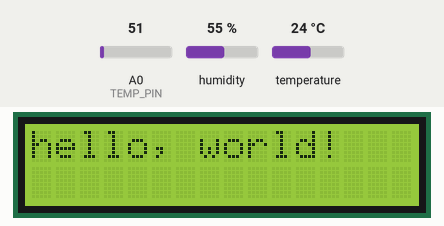
A sketch run on a simulated Arduino Uno, built with avr-gcc and run on an emulated ATmega328P. Shown: 16×2 character LCD. Inputs (shaded band) come from the test bench; at power-on: A0 (TEMP_PIN) = 51, humidity 55 %, temperature 24 °C. What the sketch prints to the serial monitor is not drawn.

Above: at 0.1 s.
At 2.2 s:
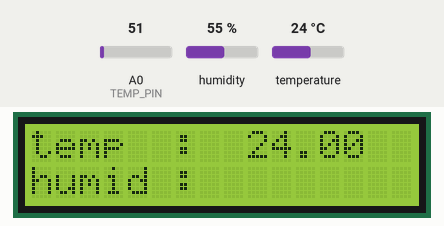
At 17.3 s:
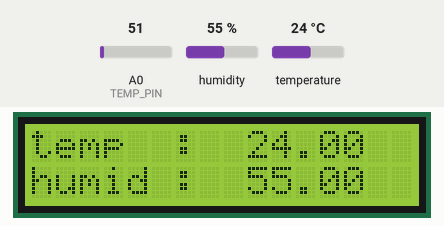

The sketch:

Queue.ino
```cpp
// (licence header left out)
#include <Arduino_FreeRTOS.h>
// include the library code:
#include <LiquidCrystal.h>
#include <DHT.h>

// initialize the library by associating any needed LCD interface pin
// with the arduino pin number it is connected to
const int rs = 8, en = 9, d4 = 4, d5 = 5, d6 = 6, d7 = 7;
LiquidCrystal lcd(rs, en, d4, d5, d6, d7);

#define TEMP_PIN    A0
#define DHTPIN    A1 // Analog Pin sensor is connected to

// Uncomment whatever type you're using!
#define DHTTYPE DHT11   // DHT 11
//#define DHTTYPE DHT22   // DHT 22  (AM2302)
//#define DHTTYPE DHT21   // DHT 21 (AM2301)

// Connect pin 1 (on the left) of the sensor to +5V
// Connect pin 2 of the sensor to whatever your DHTPIN is
// Connect pin 4 (on the right) of the sensor to GROUND
// Connect a 10K resistor from pin 2 (data) to pin 1 (power) of the sensor

DHT dht(DHTPIN, DHTTYPE);

TaskHandle_t LCDDisplay_TaskHandle;
TaskHandle_t TempSenor_TaskHandle;
TaskHandle_t HumiditySensor_TaskHandle;

SemaphoreHandle_t binSemaphore_A = NULL;

#define printMsg(taskhandle,str)  {\
        Serial.print(F("Priority "));\
        Serial.print(uxTaskPriorityGet(taskhandle));\
        Serial.print(F(" : "));\
        Serial.println(F(str));\
}

struct AMessage
 {
    char ucMessageID;
    float ucData;
 } xMessage;

// char ucMessageID;
QueueHandle_t xQueue;


void setup()
{

    dht.begin();
    // set up the LCD's number of columns and rows:
    lcd.begin(16, 2);
    // Print a message to the LCD.
    lcd.print("hello, world!");

    delay(2000);
    lcd.clear();
    lcd.setCursor(0, 0);
    lcd.print("temp  : ");
    lcd.setCursor(0, 1);
    lcd.print("humid : ");
    lcd.display();

    Serial.println(F("Initialize serial"));

    Serial.begin(9600);

    Serial.println(F("In Setup function, Creating Queue"));
    // Create a queue capable of containing 10 pointers to AMessage structures.
    // These should be passed by pointer as they contain a lot of data.
    xQueue = xQueueCreate( 20, sizeof  (struct AMessage) );
    if( xQueue == 0 )
    {
            Serial.println(F("Failed to create the queue."));
    }

    Serial.println(F("Creating  task"));
    xTaskCreate(LCDDisplay_Task, "LCDDisplay_Task", 100, NULL, 6, &LCDDisplay_TaskHandle);
    xTaskCreate(TempSenor_Task, "TempSenor_Task", 100, NULL, 4, &TempSenor_TaskHandle);
    xTaskCreate(HumiditySensor_Task, "HumiditySensor_Task", 100, NULL, 4, &HumiditySensor_TaskHandle);

}


void loop()
{ // Hooked to Idle Task, will run when CPU is Idle
    Serial.println(F("Loop function"));
    delay(5000);
}


/*LPT: Low priority task*/
void LCDDisplay_Task(void* pvParameters)
{
    AMessage pxRxedMessage;

      while(1)
      {
          // Receive a message on the created queue.  Block for 10 ticks if a
          // message is not immediately available.
          Serial.println(F("LCDDisplay_Task waiting message in queue"));
          if( xQueueReceive( xQueue, &pxRxedMessage, portMAX_DELAY ) )
          {
              if( xQueue > 0 )
              {
                  Serial.println(F("LCDDisplay_Task queue received"));
//                    Serial.println(xQueue);
//                  Serial.println(pxRxedMessage->ucData);
//                  Serial.println(pxRxedMessage->ucData);
                  if(0 == pxRxedMessage.ucMessageID)
                  {
                      Serial.println(F("temp data received"));
                      Serial.println(pxRxedMessage.ucData);
                      lcd.setCursor(sizeof("temp  : "), 0);
                      lcd.print(pxRxedMessage.ucData);
                  }
                  if(1 == pxRxedMessage.ucMessageID)
                  {
                      Serial.println(F("humidity data receieved"));
                      Serial.println(pxRxedMessage.ucData);
                      lcd.setCursor(sizeof("humid : "), 1);
                      lcd.print(pxRxedMessage.ucData);
                  }
                  // pcRxedMessage now points to the struct AMessage variable posted
                  // by vATask.
              }
              else
              {
                  Serial.println(F("LCDDisplay_Task queue timeout"));
              }
          }
          vTaskDelay(1000);
      }

//    lcd.setCursor(sizeof("humid : "), 1);
//    lcd.print(dht.readHumidity());

}


/*MPT: Medium priority task*/
void TempSenor_Task(void* pvParameters)
{
    int temp_count = 0;
    int tempC = 0;
    float voltage = 0;
    AMessage pxMessage;

    while(1)
    {
        temp_count = analogRead(TEMP_PIN);
        voltage = (temp_count / 1024.0) * 5000;
        tempC = voltage / 10;
        pxMessage.ucMessageID = 0;
        pxMessage.ucData = tempC;
        // Send a pointer to a struct AMessage object.  Don't block if the
        // queue is already full.
//        pxMessage = & xMessage;
        Serial.println(F("TempSenor_Task sending message in queue"));
        xQueueSend( xQueue, &pxMessage, portMAX_DELAY );
        Serial.println(F("TempSenor_Task message in queue success"));
        vTaskDelay(100);
    }
}


/*MPT: High priority task*/
void HumiditySensor_Task(void* pvParameters)
{
    AMessage pxMessage;
    while(1)
    {
        Serial.print("Current humidity = ");
        Serial.print(dht.readHumidity());
//        Serial.print("%  ");
//        Serial.print("temperature = ");
//        Serial.print(dht.readTemperature());
//        Serial.println("C  ");
        pxMessage.ucMessageID = 1;
        pxMessage.ucData = dht.readHumidity();
        // Send a pointer to a struct AMessage object.  Don't block if the
        // queue is already full.
//        pxMessage = & xMessage;
        Serial.println(F("HumiditySensor_Task sending message in queue"));
        xQueueSend( xQueue, &pxMessage, portMAX_DELAY );
        Serial.println(F("HumiditySensor_Task message in queue success"));
        vTaskDelay(100);
    }
}
```

Measured:
- what the display in image 1 shows lasts 15.0 s, from 2.2 s to 17.2 s
